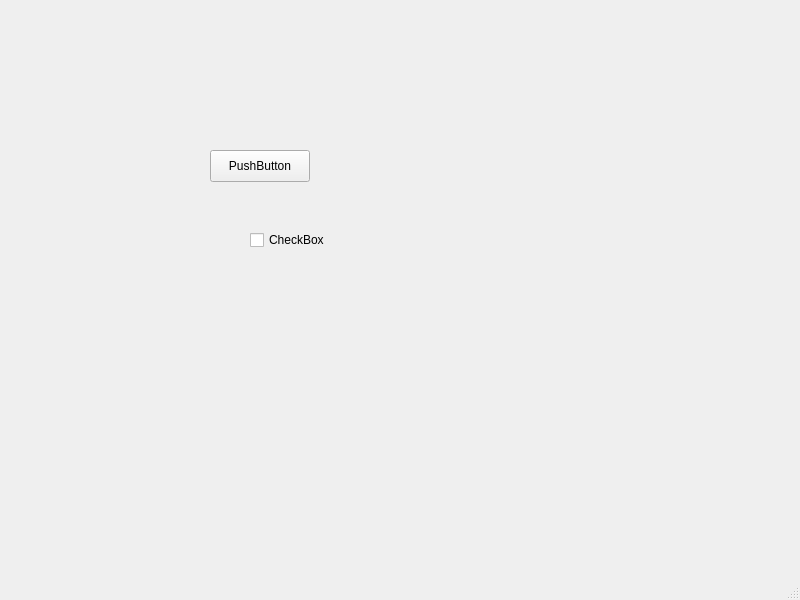
<?xml version="1.0" encoding="UTF-8"?>
<ui version="4.0">
 <class>MainWindow</class>
 <widget class="QMainWindow" name="MainWindow">
  <property name="geometry">
   <rect>
    <x>0</x>
    <y>0</y>
    <width>800</width>
    <height>600</height>
   </rect>
  </property>
  <property name="windowTitle">
   <string>MainWindow</string>
  </property>
  <widget class="QWidget" name="centralwidget">
   <widget class="QPushButton" name="pushButton">
    <property name="geometry">
     <rect>
      <x>210</x>
      <y>150</y>
      <width>100</width>
      <height>32</height>
     </rect>
    </property>
    <property name="text">
     <string>PushButton</string>
    </property>
   </widget>
   <widget class="QCheckBox" name="checkBox">
    <property name="geometry">
     <rect>
      <x>250</x>
      <y>230</y>
      <width>85</width>
      <height>20</height>
     </rect>
    </property>
    <property name="text">
     <string>CheckBox</string>
    </property>
   </widget>
  </widget>
  <widget class="QMenuBar" name="menubar">
   <property name="geometry">
    <rect>
     <x>0</x>
     <y>0</y>
     <width>800</width>
     <height>24</height>
    </rect>
   </property>
  </widget>
  <widget class="QStatusBar" name="statusbar"/>
 </widget>
 <resources/>
 <connections/>
</ui>
